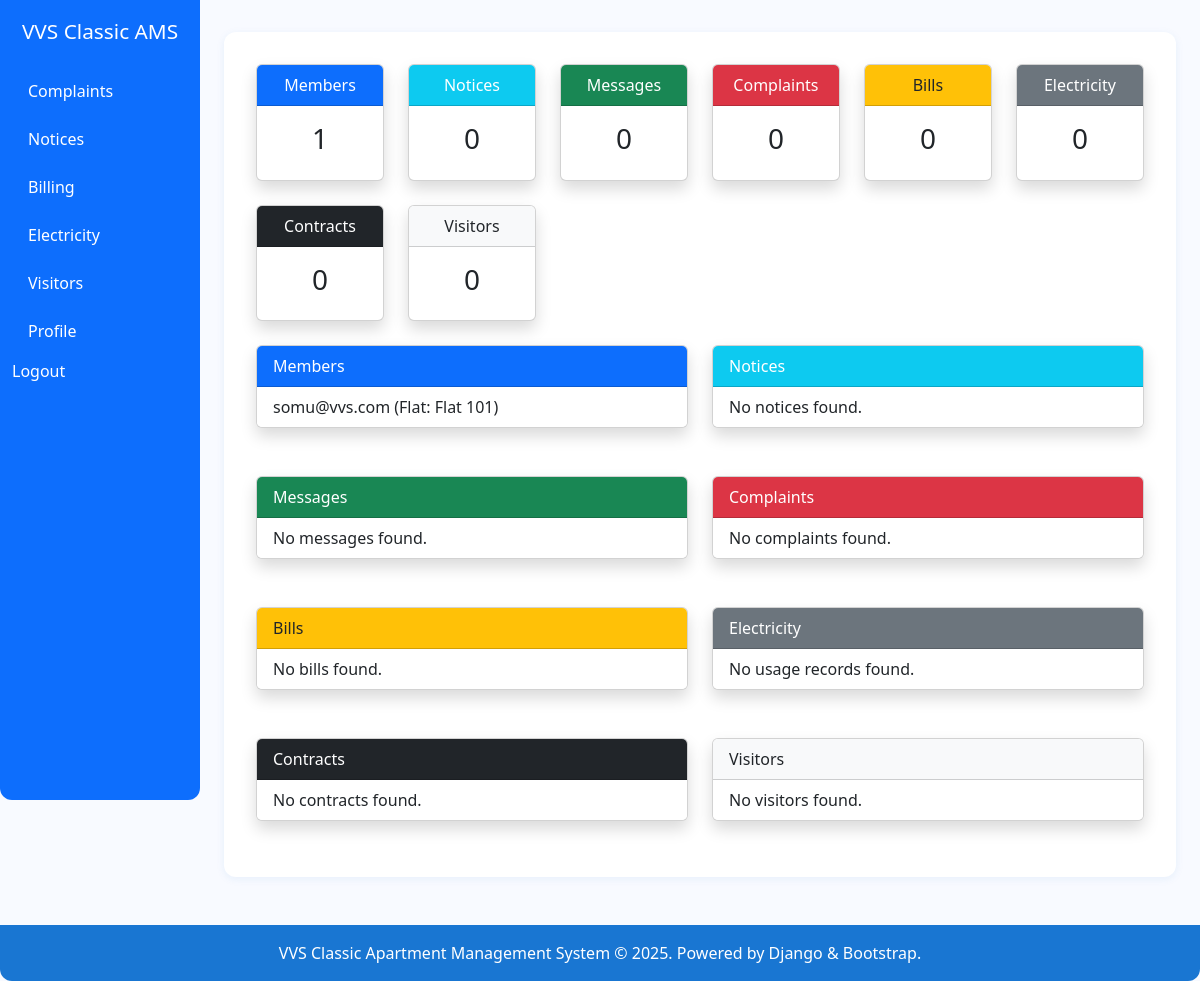
The app's page /dashboard/ (signed in), older data.
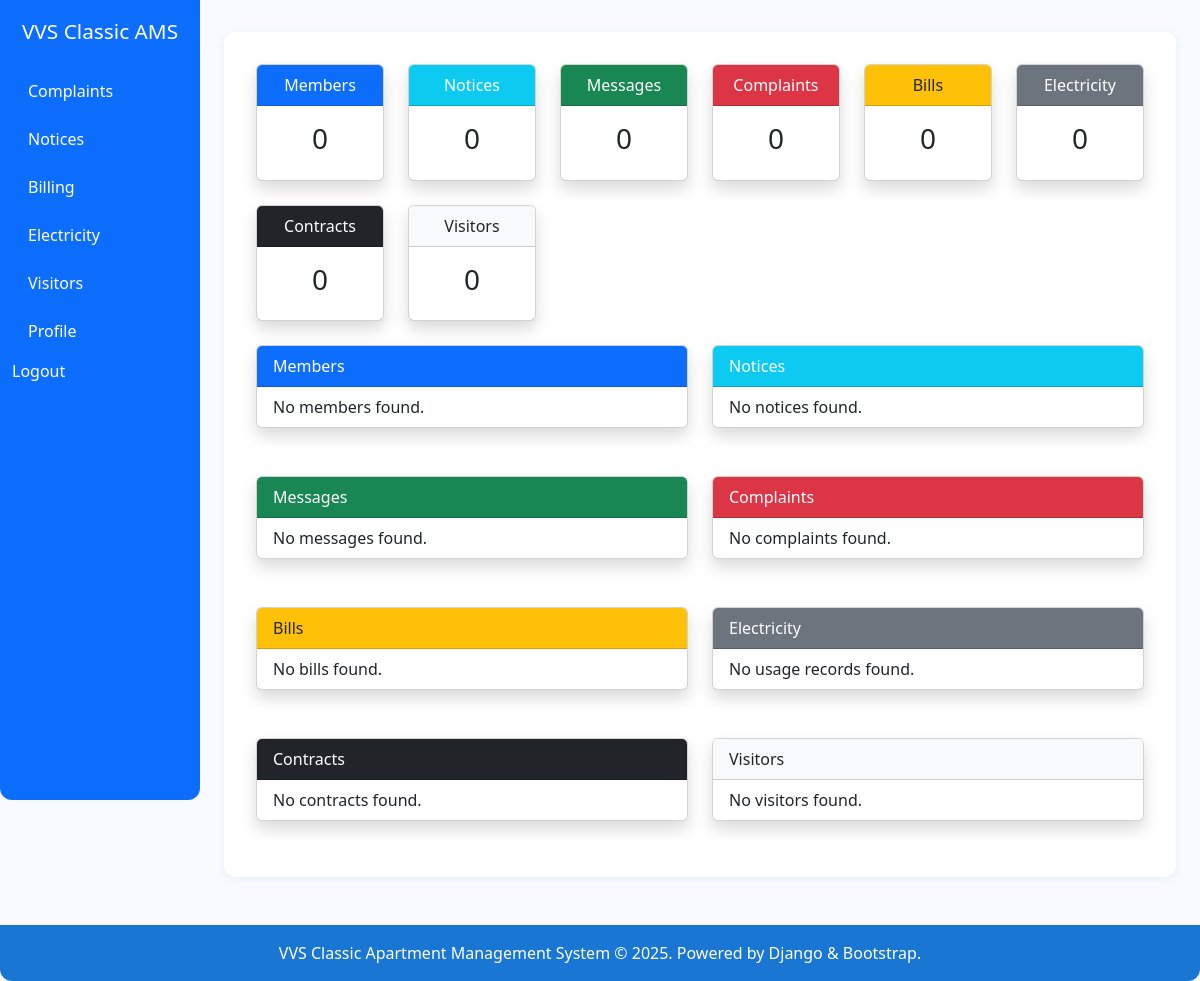
The same page, newer data.
### residents/models.py (models this page shows, shortened)
class ResidentProfile(models.Model):
    user = models.OneToOneField(get_user_model(), on_delete=models.CASCADE, related_name='resident_profile')
    flat = models.ForeignKey(Flat, on_delete=models.CASCADE, related_name='residents')
    phone = models.CharField(max_length=15)
    email = models.EmailField()
    communication_pref = models.CharField(max_length=20, choices=[('email', 'Email'), ('whatsapp', 'WhatsApp')], default='email')
    is_owner = models.BooleanField(default=False)
    is_tenant = models.BooleanField(default=False)
    move_in_date = models.DateField(null=True, blank=True)
    move_out_date = models.DateField(null=True, blank=True)
    created_at = models.DateTimeField(auto_now_add=True)
    updated_at = models.DateTimeField(auto_now=True)

### accounts/models.py (models this page shows)
class User(AbstractUser):
    pass

### flats/models.py (models this page shows)
class Flat(models.Model):
    number = models.CharField(max_length=10, unique=True)
    uds_area = models.DecimalField(max_digits=8, decimal_places=2)
    ownership_type = models.CharField(max_length=20, choices=[('owner', 'Owner'), ('tenant', 'Tenant')])
    owner = models.ForeignKey(get_user_model(), on_delete=models.CASCADE, related_name='owned_flats')
    tenant = models.ForeignKey(get_user_model(), on_delete=models.SET_NULL, null=True, blank=True, related_name='rented_flats')
    is_occupied = models.BooleanField(default=True)
    occupancy_start = models.DateField(null=True, blank=True)
    occupancy_end = models.DateField(null=True, blank=True)
    created_at = models.DateTimeField(auto_now_add=True)
    updated_at = models.DateTimeField(auto_now=True)
    def __str__(self):
        return f"Flat {self.number}"

### dashboard/views.py (the view)
# urls.py: path('dashboard/', include('dashboard.urls')),
def dashboard(request):
    user = request.user
    resident = None
    if user.is_authenticated:
        try:
            resident = ResidentProfile.objects.get(user=user)
        except ResidentProfile.DoesNotExist:
            resident = None
    flat_count = 1 if resident else 0
    member_count = 1 if resident else 0
    notice_count = Notice.objects.count()
    message_count = Message.objects.filter(recipient=resident).count() if resident else 0
    complaint_count = Complaint.objects.filter(resident=resident).count() if resident else 0
    bill_count = 0
    usage_count = 0
    contract_count = 0
    visitor_count = 0
    bills = []
    usages = []
    contracts = []
    visitors = []
    if resident:
        try:
            from billing.models import Bill
            bill_count = Bill.objects.filter(flat=resident.flat).count()
            bills = Bill.objects.filter(flat=resident.flat).order_by('-created_at')[:5]
        except Exception:
            pass
        try:
            from electricity.models import ElectricityUsage
            usage_count = ElectricityUsage.objects.filter(flat=resident.flat).count()
            usages = ElectricityUsage.objects.filter(flat=resident.flat).order_by('-created_at')[:5]
        except Exception:
            pass
        try:
            from visitors.models import VisitorLog
            visitor_count = VisitorLog.objects.filter(contact=resident.phone).count()
            visitors = VisitorLog.objects.filter(contact=resident.phone).order_by('-entry_time')[:5]
        except Exception:
            pass
    notices = Notice.objects.all()[:5]
    messages = Message.objects.filter(recipient=resident)[:5] if resident else []
    complaints = Complaint.objects.filter(resident=resident)[:5] if resident else []
    members = [resident] if resident else []
    return render(request, 'dashboard/dashboard.html', {
        'flat_count': flat_count,
        'member_count': member_count,
        'notice_count': notice_count,
        'message_count': message_count,
        'complaint_count': complaint_count,
        'bill_count': bill_count,
        'usage_count': usage_count,
        'contract_count': contract_count,
        'visitor_count': visitor_count,
        'notices': notices,
        'messages': messages,
        'complaints': complaints,
        'members': members,
        'bills': bills,
        'usages': usages,
        'contracts': contracts,
        'visitors': visitors,
    })

### templates/dashboard/dashboard.html (shortened to what the changed rows need)
{% extends 'base.html' %}
{% block content %}
<div class="row g-4 mb-4">
    <div class="col-md-2">
        <div class="card shadow text-center">
            <div class="card-body">
                <h3>{{ member_count }}</h3>
            </div>
        </div>
    </div>
</div>
<div class="row g-4">
    <div class="col-md-6">
        <div class="card shadow mb-4">
            <ul class="list-group list-group-flush">
                {% for member in members %}
                <li class="list-group-item">
                    {{ member.user }} (Flat: {{ member.flat }})
                </li>
                {% empty %}
                <li class="list-group-item">No members found.</li>
                {% endfor %}
            </ul>
        </div>
    </div>
</div>
{% endblock %}

Row changes from the older to the newer data that the page shows:
removed ResidentProfile: user "somu@vvs.com", flat "Flat 101"
Text that changed along with them:
{{ member_count }}: "1" → "0"
text now shown: "No members found."
